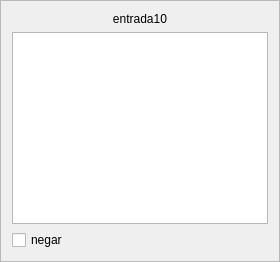
                     <widget class="QFrame" name="inframe10">
                      <property name="sizePolicy">
                       <sizepolicy hsizetype="Preferred" vsizetype="Preferred">
                        <horstretch>0</horstretch>
                        <verstretch>0</verstretch>
                       </sizepolicy>
                      </property>
                      <property name="frameShape">
                       <enum>QFrame::StyledPanel</enum>
                      </property>
                      <property name="frameShadow">
                       <enum>QFrame::Raised</enum>
                      </property>
                      <layout class="QGridLayout" name="gridLayout_27">
                       <item row="0" column="0">
                        <layout class="QVBoxLayout" name="verticalLayout_21">
                         <item>
                          <widget class="QLabel" name="inlabel10">
                           <property name="sizePolicy">
                            <sizepolicy hsizetype="Expanding" vsizetype="Preferred">
                             <horstretch>0</horstretch>
                             <verstretch>0</verstretch>
                            </sizepolicy>
                           </property>
                           <property name="text">
                            <string>entrada10</string>
                           </property>
                           <property name="alignment">
                            <set>Qt::AlignCenter</set>
                           </property>
                          </widget>
                         </item>
                         <item>
                          <widget class="QListWidget" name="inlist10">
                           <property name="sizePolicy">
                            <sizepolicy hsizetype="Preferred" vsizetype="Expanding">
                             <horstretch>0</horstretch>
                             <verstretch>0</verstretch>
                            </sizepolicy>
                           </property>
                          </widget>
                         </item>
                         <item>
                          <widget class="QCheckBox" name="innot10">
                           <property name="sizePolicy">
                            <sizepolicy hsizetype="Fixed" vsizetype="Fixed">
                             <horstretch>0</horstretch>
                             <verstretch>0</verstretch>
                            </sizepolicy>
                           </property>
                           <property name="text">
                            <string>negar</string>
                           </property>
                          </widget>
                         </item>
                        </layout>
                       </item>
                      </layout>
                     </widget>
